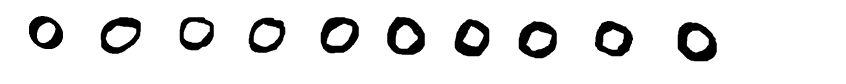
#> input picture learn0.png, 1692 x 167 px (shown at 1/2 size); its folder holds 5 pictures in this run
$ python perceptron.py
#> lines starting #> are read from the running program, lines starting #| are printed output that depends on the picture
import sys
import cv2

speed = 0.2
axonNum = 10 # axonNum = кол-во символов для расознования (learn{n} должно быть столько же)
sensorX = 10
senxorY = 10 #Всего сенсоров = sensorX*senxorY

class Perceptron():
    def __init__(self):
        self.weights = [0.5]*sensorX*senxorY

class Web():
    def __init__(self):
        self.perceptrons = [Perceptron() for i in range(axonNum)]
        self.results = [0]*axonNum

    def learn(self, inputt, number, speed): #number = [0..9], speed = [0..1]
        for i in range(sensorX):
            for j in range(senxorY):
                self.perceptrons[number].weights[i*10+j] += speed * (inputt[i][j] - 127.5)/255
        minn = min(self.perceptrons[number].weights)
        maxx = max(self.perceptrons[number].weights)
        for i in range(sensorX):
            for j in range(senxorY):
                self.perceptrons[number].weights[i*10+j]=(self.perceptrons[number].weights[i*10+j]-minn)/(maxx - minn)

    def result(self, inputt):
        for number in range(axonNum):
            for i in range(sensorX):
                for j in range(senxorY):
                    self.results[number] += self.perceptrons[number].weights[i*10+j]*(inputt[i][j])

A = Web()

img = [cv2.imread('learn{}.png'.format(i)) for i in range(axonNum)]
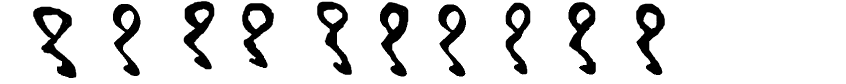
#> input picture learn1.png, 1692 x 167 px (shown at 1/2 size)
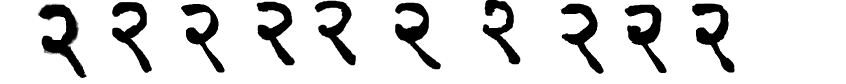
#> input picture learn2.png, 1692 x 167 px (shown at 1/2 size)
#> img = 10 items

for num, im in zip(range(axonNum), img):
#> (the run stopped early here; a loop or call above may not have finished)
